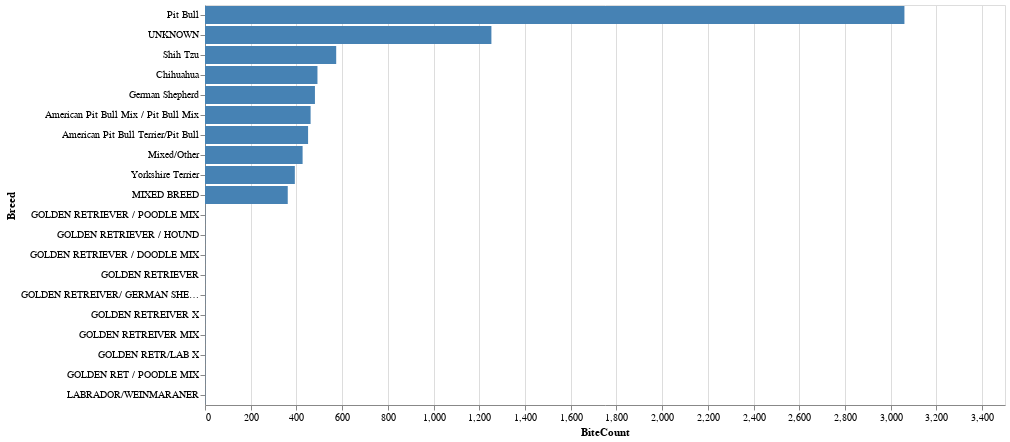

Notebook code for this chart:
### Code cell
# Count the number of bites by dog breed
breed_counts = df2.groupby('Breed')['UniqueID'].count().reset_index()
breed_counts.columns = ['Breed', 'BiteCount']

# Sort the breeds by the number of bites in descending order
breed_counts = breed_counts.sort_values('BiteCount', ascending=False)

# Get the 10 most and 10 least bites dogs
top_10 = breed_counts.head(10)
bottom_10 = breed_counts.tail(10)

# Concatenate the dataframes
combined_df = pd.concat([top_10, bottom_10])

# Create the Altair chart
chart = alt.Chart(combined_df).mark_bar().encode(
    x='BiteCount:Q',
    y=alt.Y('Breed:N', sort='-x'),
    color=alt.condition(
        alt.datum.BiteCount > 0,
        alt.value('steelblue'),  
        alt.value('lightgray')  
    ),
    tooltip=['Breed', 'BiteCount']
).properties(
    width=800,
    height=400
)

# Show the chart
chart
chart3 = chart
chart3

### Figure 1 — Vega-Lite specification as saved in the notebook (floating-point values rounded to 4 significant figures)
{"config": {"view": {"continuousWidth": 400, "continuousHeight": 300}}, "data": {"name": "data-b0ede20f4a95d05e6be6bd94ead902fc"}, "mark": "bar", "encoding": {"color": {"condition": {"value": "steelblue", "test": "(datum.BiteCount > 0)"}, "value": "lightgray"}, "tooltip": [{"field": "Breed", "type": "nominal"}, {"field": "BiteCount", "type": "quantitative"}], "x": {"field": "BiteCount", "type": "quantitative"}, "y": {"field": "Breed", "sort": "-x", "type": "nominal"}}, "height": 400, "width": 800, "$schema": "https://vega.github.io/schema/vega-lite/v4.17.0.json", "datasets": {"data-b0ede20f4a95d05e6be6bd94ead902fc": [{"Breed": "Pit Bull", "BiteCount": 3060}, {"Breed": "UNKNOWN", "BiteCount": 1253}, {"Breed": "Shih Tzu", "BiteCount": 574}, {"Breed": "Chihuahua", "BiteCount": 492}, {"Breed": "German Shepherd", "BiteCount": 481}, {"Breed": "American Pit Bull Mix / Pit Bull Mix", "BiteCount": 462}, {"Breed": "American Pit Bull Terrier/Pit Bull", "BiteCount": 451}, {"Breed": "Mixed/Other", "BiteCount": 427}, {"Breed": "Yorkshire Terrier", "BiteCount": 393}, {"Breed": "MIXED BREED", "BiteCount": 362}, {"Breed": "GOLDEN RETRIEVER / POODLE MIX", "BiteCount": 1}, {"Breed": "GOLDEN RETRIEVER / HOUND", "BiteCount": 1}, {"Breed": "GOLDEN RETRIEVER / DOODLE MIX", "BiteCount": 1}, {"Breed": "GOLDEN RETRIEVER", "BiteCount": 1}, {"Breed": "GOLDEN RETREIVER/ GERMAN SHEPHERD", "BiteCount": 1}, {"Breed": "GOLDEN RETREIVER X", "BiteCount": 1}, {"Breed": "GOLDEN RETREIVER MIX", "BiteCount": 1}, {"Breed": "GOLDEN RETR/LAB X", "BiteCount": 1}, {"Breed": "GOLDEN RET / POODLE MIX", "BiteCount": 1}, {"Breed": "LABRADOR/WEINMARANER", "BiteCount": 1}]}}
